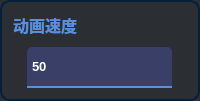
                        <widget class="QFrame" name="frame_anifont_6">
                         <property name="sizePolicy">
                          <sizepolicy hsizetype="Preferred" vsizetype="Expanding">
                           <horstretch>0</horstretch>
                           <verstretch>0</verstretch>
                          </sizepolicy>
                         </property>
                         <property name="minimumSize">
                          <size>
                           <width>0</width>
                           <height>101</height>
                          </size>
                         </property>
                         <property name="styleSheet">
                          <string notr="true">QFrame{
 border:2px solid;
	border-color: rgb(5, 32, 56);
	background-color: rgb(43, 47, 51);
border-radius:10px;
}
QComboBox QAbstractItemView{
outline: 0px solid gray;            
/*border:1px solid #eeeeee;*/            
color:rgb(145,151,163);
selection-color:white;
font-size:14px;
font-family:Microsoft YaHei UI;            
background-color:rgb(18,26,39);
selection-background-color:rgb(33,41,54);
border-top-radius:0px;
border-bottom-radius:10px;
}</string>
                         </property>
                         <property name="frameShape">
                          <enum>QFrame::StyledPanel</enum>
                         </property>
                         <property name="frameShadow">
                          <enum>QFrame::Raised</enum>
                         </property>
                         <layout class="QVBoxLayout" name="verticalLayout_23">
                          <item alignment="Qt::AlignTop">
                           <widget class="QLabel" name="label_anifont_6">
                            <property name="sizePolicy">
                             <sizepolicy hsizetype="Fixed" vsizetype="Fixed">
                              <horstretch>0</horstretch>
                              <verstretch>0</verstretch>
                             </sizepolicy>
                            </property>
                            <property name="font">
                             <font>
                              <family>Microsoft YaHei UI</family>
                              <pointsize>12</pointsize>
                              <weight>75</weight>
                              <bold>true</bold>
                             </font>
                            </property>
                            <property name="styleSheet">
                             <string notr="true">QLabel{
border:none;
color:#598FDC;
}</string>
                            </property>
                            <property name="text">
                             <string>动画速度</string>
                            </property>
                           </widget>
                          </item>
                          <item alignment="Qt::AlignBottom">
                           <widget class="QFrame" name="frame_selectanifont_4">
                            <property name="minimumSize">
                             <size>
                              <width>0</width>
                              <height>0</height>
                             </size>
                            </property>
                            <property name="styleSheet">
                             <string notr="true">QFrame{border:none;
}</string>
                            </property>
                            <property name="frameShape">
                             <enum>QFrame::StyledPanel</enum>
                            </property>
                            <property name="frameShadow">
                             <enum>QFrame::Raised</enum>
                            </property>
                            <property name="lineWidth">
                             <number>0</number>
                            </property>
                            <layout class="QHBoxLayout" name="horizontalLayout_21">
                             <property name="spacing">
                              <number>0</number>
                             </property>
                             <property name="leftMargin">
                              <number>0</number>
                             </property>
                             <property name="topMargin">
                              <number>0</number>
                             </property>
                             <property name="rightMargin">
                              <number>0</number>
                             </property>
                             <property name="bottomMargin">
                              <number>0</number>
                             </property>
                             <item>
                              <widget class="QLineEdit" name="lineEdit_vespeed">
                               <property name="sizePolicy">
                                <sizepolicy hsizetype="Expanding" vsizetype="Fixed">
                                 <horstretch>0</horstretch>
                                 <verstretch>0</verstretch>
                                </sizepolicy>
                               </property>
                               <property name="minimumSize">
                                <size>
                                 <width>109</width>
                                 <height>41</height>
                                </size>
                               </property>
                               <property name="maximumSize">
                                <size>
                                 <width>145</width>
                                 <height>16777215</height>
                                </size>
                               </property>
                               <property name="font">
                                <font>
                                 <family>Microsoft YaHei UI</family>
                                 <pointsize>10</pointsize>
                                 <weight>75</weight>
                                 <bold>true</bold>
                                </font>
                               </property>
                               <property name="styleSheet">
                                <string notr="true">QLineEdit{ border: 0px solid;
	border-bottom: 2px solid;
	border-color: #598FDC;
    border-top-left-radius: 5px;
	border-top-right-radius: 5px;
    padding: 1px 10px 1px 3px;
    min-width: 6em;
	background-color: rgb(57, 63, 103);
	
	color: rgb(255, 255, 255);}</string>
                               </property>
                               <property name="text">
                                <string>50</string>
                               </property>
                              </widget>
                             </item>
                            </layout>
                           </widget>
                          </item>
                         </layout>
                        </widget>
